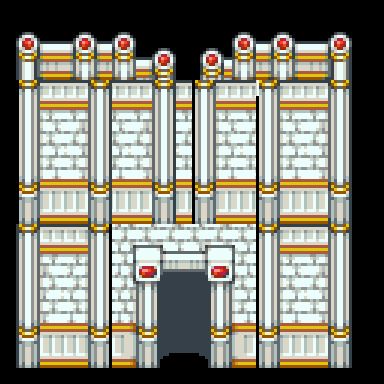

A level layout from a 2D game, rendered from its tile map. Below: a short description, then the map file with tile-grid data replaced by summaries:
An orthogonal 24x24 tile map with 16x16 px tiles, 2 tile layers (Tile Layer 3, Tile Layer 1), 2 hidden layers not drawn, 2 tilesets.

<map version="1.2" tiledversion="1.2.1" orientation="orthogonal" renderorder="right-down" width="24" height="24" tilewidth="16" tileheight="16" infinite="0" nextlayerid="5" nextobjectid="1">
 <tileset firstgid="1" source="tileB_dungeon.tsx" />
 <tileset firstgid="2305" source="tileB_outside.tsx" />
 <layer id="4" name="Tile Layer 4" width="24" height="24" visible="0">
  <data>[576 cells, 224 non-empty, 16 distinct tile ids]</data>
 </layer>
 <layer id="3" name="Tile Layer 3" width="24" height="24">
  <data>[576 cells, 30 non-empty, 15 distinct tile ids]</data>
 </layer>
 <layer id="1" name="Tile Layer 1" width="24" height="24">
  <data>[576 cells, 426 non-empty, 150 distinct tile ids]</data>
 </layer>
 <layer id="2" name="Tile Layer 2" width="24" height="24" visible="0">
  <data>[576 cells, 312 non-empty, 312 distinct tile ids]</data>
 </layer>
</map>
